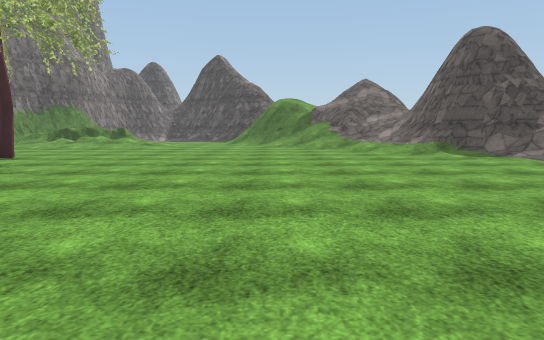
View 1 (above)

24 first-person views from a walk through a Unity game level. The camera is 1.2 m above the floor, tilts 6° down and sees 70° across. The floor is counted in squares, 2 m on a side. Each view is taken from the middle of a square. On the plan, view 1 faces up. The plan holds only what a view shows up to about 11 squares ahead; the rest is blank. The place goes on beyond the plan. The player character is not drawn. Some surface patterns are stand-ins.

View 2
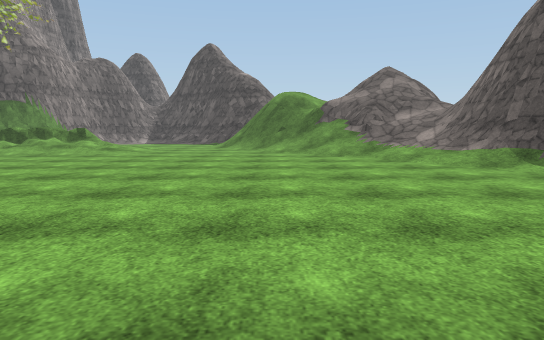

View 3
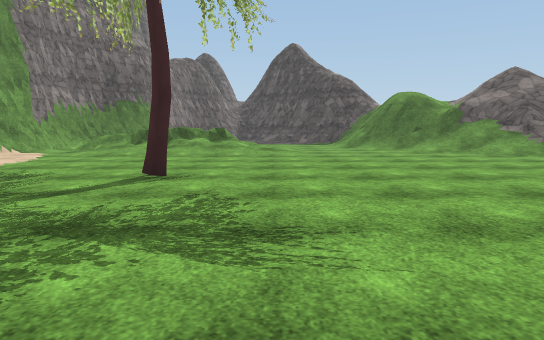

View 4
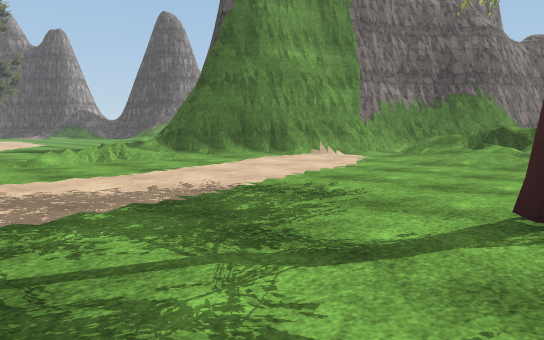

View 5
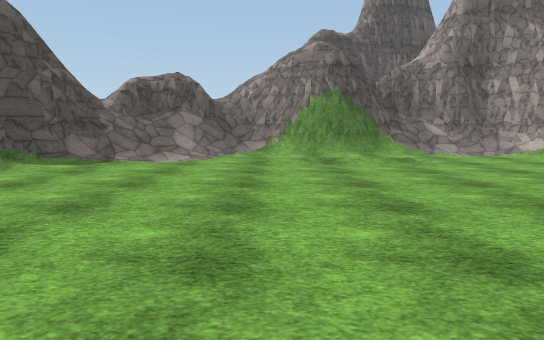

View 6
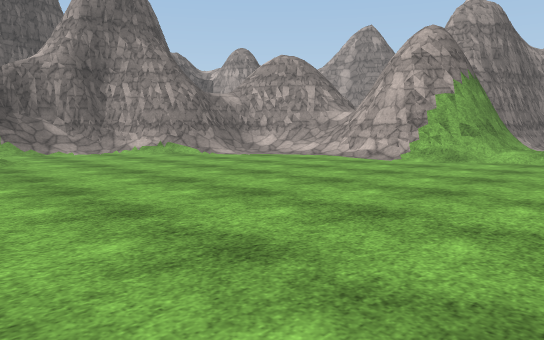

View 7
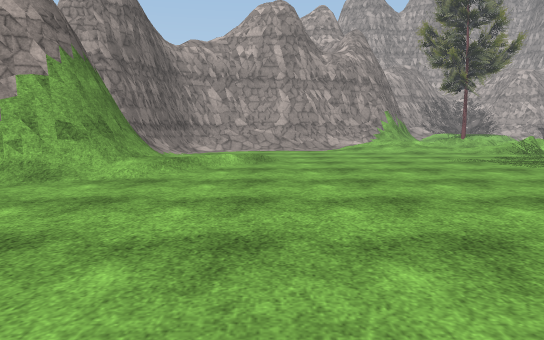

View 8
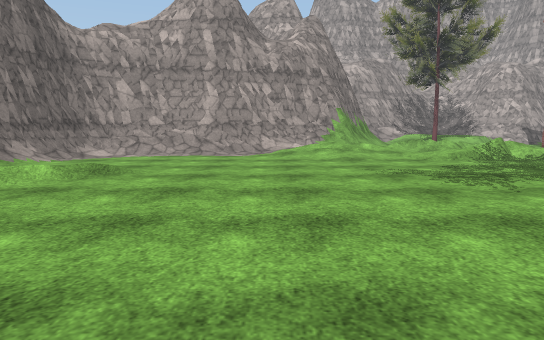

View 9
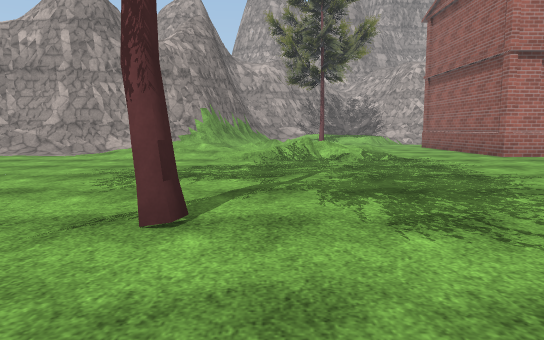

View 10
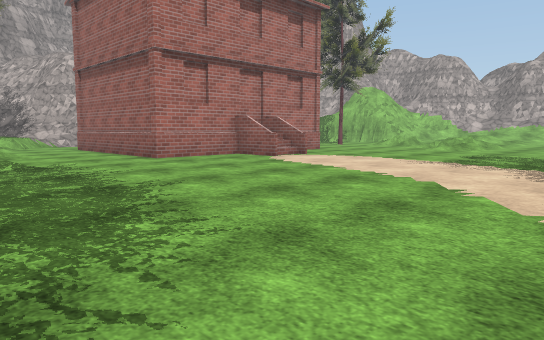

View 11
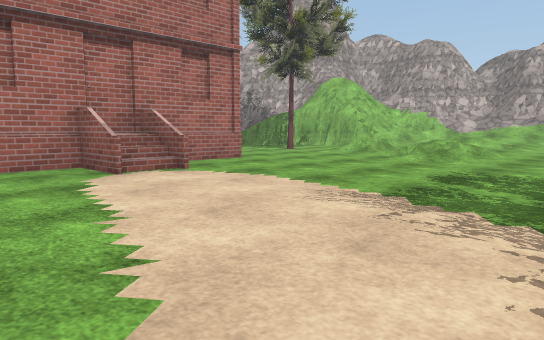

View 12
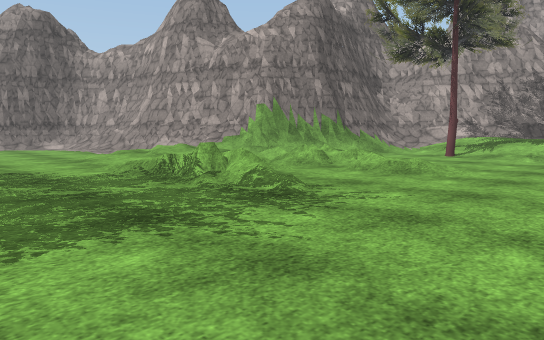

View 13
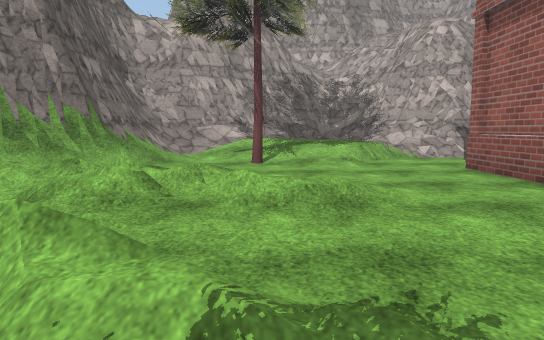

View 14
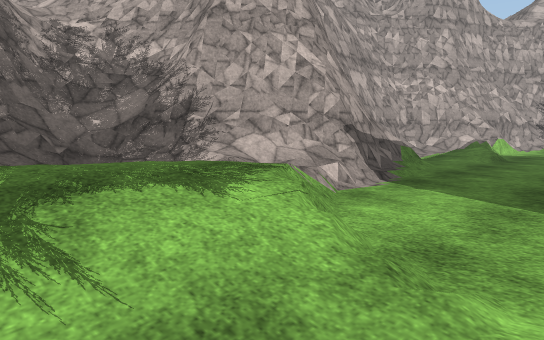

View 15
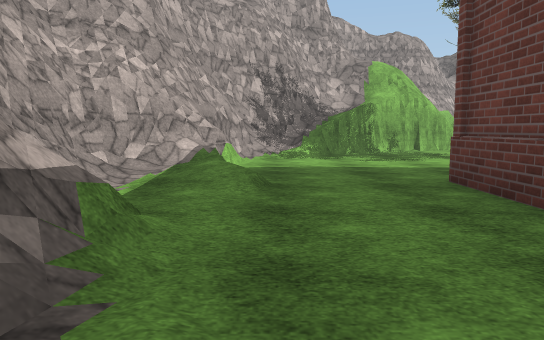

View 16
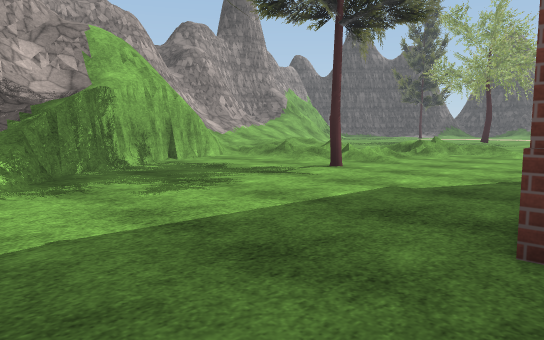

View 17
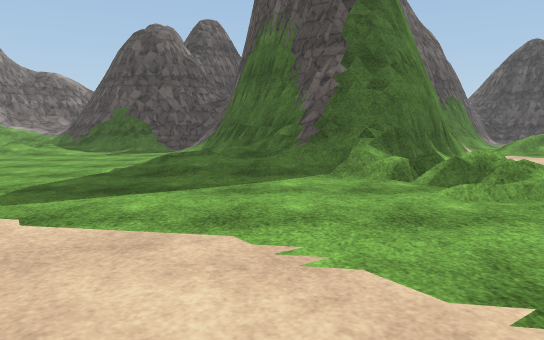

View 18
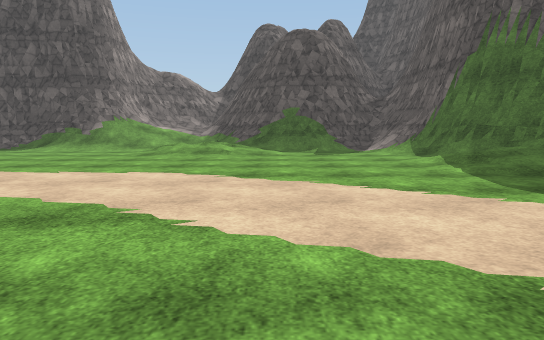

View 19
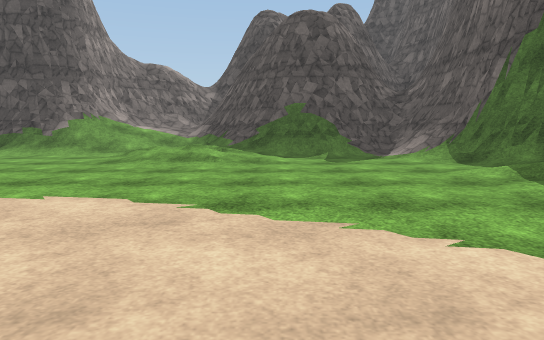

View 20
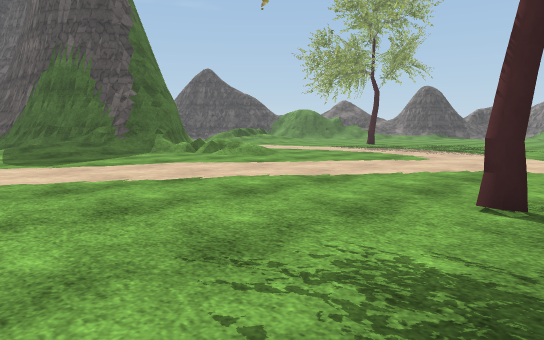

View 21
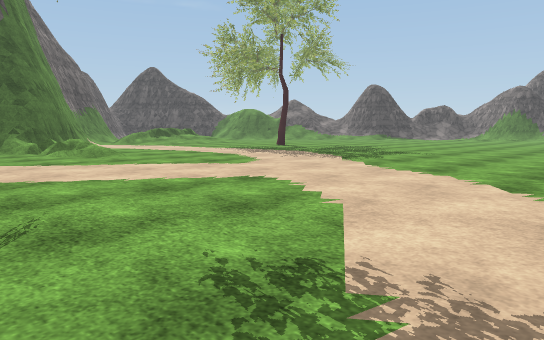

View 22
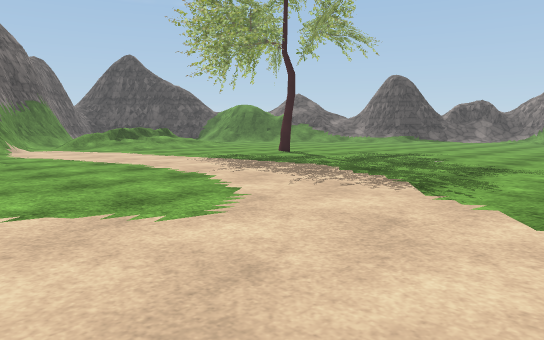

View 23
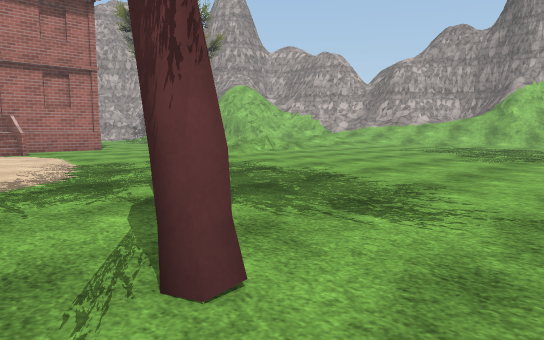

View 24
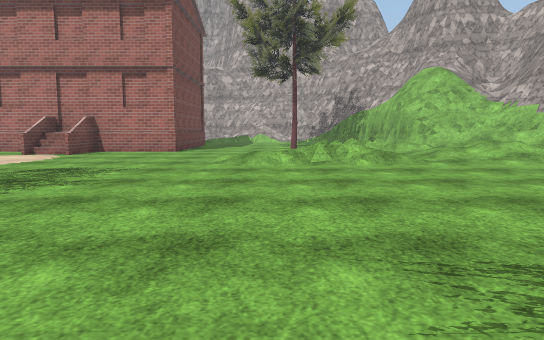

### Floor plan
Key: @ floor where view 1 was taken; # wall or solid block; . floor; / step, stairs or slope; = window, fence, low wall or low ledge; T tree.
Columns run from 26 left of view 1 to 8 right of it. Each row starts with its distance up from view 1.
 18                   #
 17 ##///#           ##
 16 #////######     ##
 15 ///  /////#    ##/
 14 ...////../#    #///////.../////
 13 ...////../##   #///////...//=//
 12 ........../#  ##../////....////
 11  ........//####.............//##
 10   .......////#.............../###
  9   ......../////.............../##=
  8    ..........=/.....T.........//#=#
  7     .........//................///=
  6     ............................//=
  5      .........................././#
  4       . ......................./.##
  3        ......................../.##
  2        ........................../#
  1    .......T....................../#
  0 ..........................@.....//#
 -1 ...................  ..........//##
 -2 ................... .........../###
 -3  .................T.......//.../=
 -4 ........................./###//
 -5 ........................//###/
 -6 /.////.................///#
 -7 //./...................../#
 -8 /.//......................#
 -9 //#/.....#...../=////.....#
-10 /#/....######...//////...##
-11 #..T...     #.////////####
-12 #......     #../////####
-13 #......     #...  /##
-14 =#.....##   #..../##
-15 ##=..........//T.##
-16  ##..../..../////##
-17   ###///.###/////#
-18     ####   ##//###
-19             ####

Where each view was taken, in squares from view 1:
view 1: 0 up, 0 right, facing up
view 2: 3 up, 0 right, facing up
view 3: 3 up, 4 left, facing up
view 4: 5 up, 5 left, facing up-left
view 5: 5 up, 2 left, facing right
view 6: 4 up, 3 left, facing down-right
view 7: 1 up, 3 left, facing down
view 8: 1 down, 5 left, facing down
view 9: 1 down, 9 left, facing down
view 10: 2 down, 10 left, facing down-left
view 11: 3 down, 14 left, facing down-left
view 12: 6 down, 14 left, facing down-right
view 13: 8 down, 11 left, facing down
view 14: 14 down, 11 left, facing down-left
view 15: 16 down, 15 left, facing left
view 16: 16 down, 19 left, facing up-left
view 17: 4 up, 15 left, facing up
view 18: 4 up, 20 left, facing up
view 19: 6 up, 20 left, facing up
view 20: 0 up, 19 left, facing up-right
view 21: 2 down, 16 left, facing up-right
view 22: 1 up, 13 left, facing up-right
view 23: 2 up, 15 left, facing down-left
view 24: 1 up, 22 left, facing down
